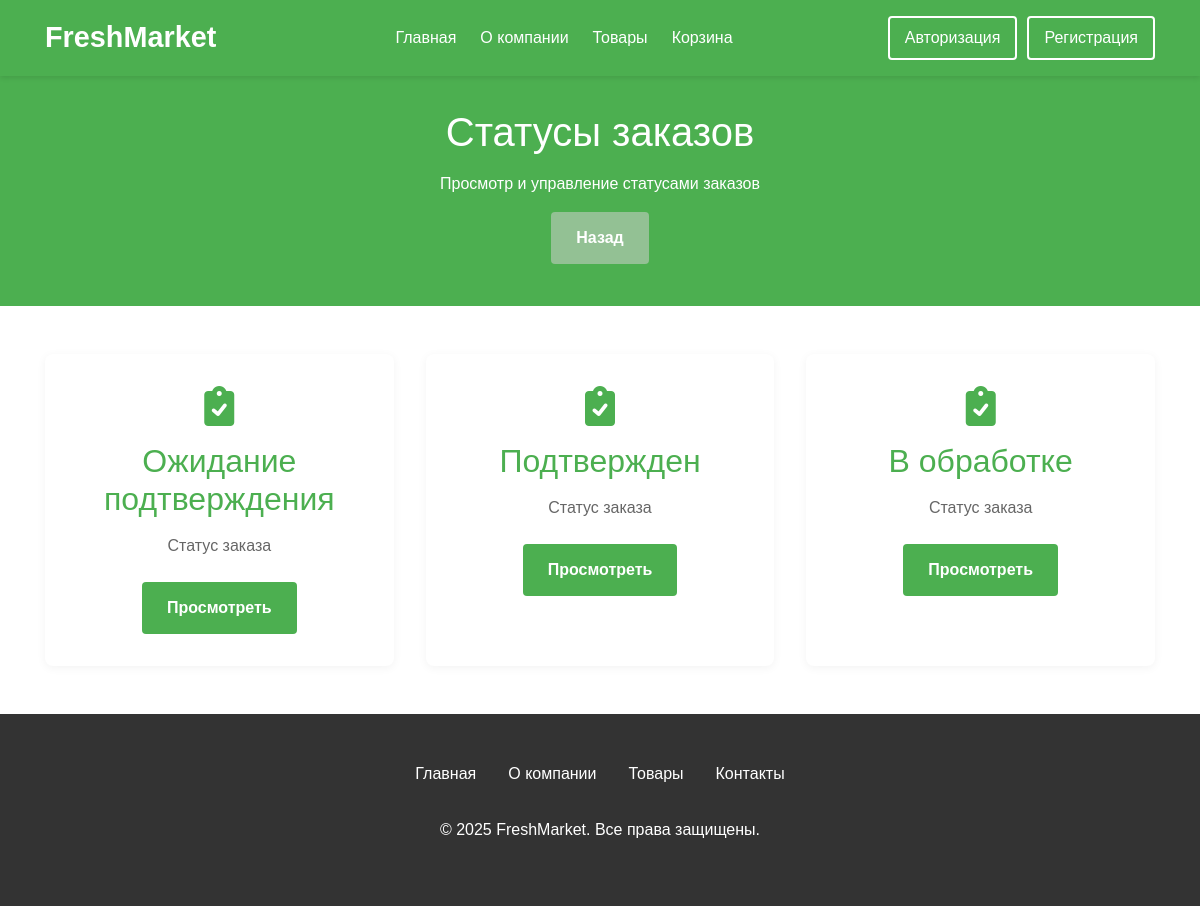
Screenshot of /admin-panel/status with the database file from the repository.
### products/models.py (models this page shows, shortened)
class Status(models.Model):
    name = models.CharField(max_length=50, unique=True, verbose_name="Название статуса")
    def get_absolute_url(self):
        return reverse('status_detail', kwargs={"pk": self.pk})
    class Meta:
        verbose_name = "Статус"
        verbose_name_plural = "Статусы"

### products/views.py (the view)
# urls.py: path('admin-panel/status', views.StatusListView.as_view(), name="status_list"),
class StatusListView(ListView):
    model = models.Status
    template_name = 'products/admin/status/list.html'
    context_object_name = 'statuses'

### products/templates/products/admin/status/list.html (shortened to what this page needs)
{% extends 'products/base.html' %}
{% load static %}
{% block content %}
<section class="page-header">
    <div class="container">
        <h1>Статусы заказов</h1>
        <p>Просмотр и управление статусами заказов</p>
    </div>
    <a href="{% url 'admin_panel' %}" class="btn back-btn">Назад</a>
</section>
<div class="container">
    <div class="dashboard">
        {% for status in statuses %}
        <div class="dashboard-card">
            <i class="fas fa-clipboard-check"></i>
            <h2 class="hidden-text">{{ status.name }}</h2>
            <p>Статус заказа</p>
            <a href="{{ status.get_absolute_url }}" class="btn">Просмотреть</a>
        </div>
        {% empty %}
        <p>Статусы заказов отсутствуют.</p>
        {% endfor %}
    </div>
</div>
{% endblock content%}

### products/static/products/css/base.css (style rules this page uses)
* { margin: 0; padding: 0; box-sizing: border-box; font-family: 'Arial', sans-serif; }
body { background-color: #f9f9f9; color: #333; display: flex; flex-direction: column; min-height: 100vh; }
.hidden-text { display: -webkit-box; -webkit-line-clamp: 2; -webkit-box-orient: vertical; overflow: hidden; text-overflow: ellipsis; }

### products/static/products/css/header.css (style rules this page uses)
.container { width: 90%; max-width: 1200px; margin: 0 auto; }

### products/templates/products/admin/status/list.html (style rules this page uses)
.page-header { background-color: #4CAF50; color: white; padding: 2rem 0; text-align: center; margin-bottom: 3rem; }
.page-header h1 { font-size: 2.5rem; margin-bottom: 1rem; }
.dashboard { display: grid; grid-template-columns: repeat(auto-fill, minmax(300px, 1fr)); gap: 2rem; margin-bottom: 3rem; }
.dashboard-card { background-color: white; border-radius: 8px; box-shadow: 0 2px 10px rgba(0,0,0,0.05); padding: 2rem; text-align: center; transition: transform 0.3s ease; }
.dashboard-card i { font-size: 2.5rem; color: #4CAF50; margin-bottom: 1rem; }
.dashboard-card h2 { margin-bottom: 1rem; color: #4CAF50; }
.dashboard-card p { color: #666; margin-bottom: 1.5rem; }
.btn { display: inline-block; background-color: #4CAF50; color: white; padding: 0.8rem 1.5rem; border-radius: 4px; text-decoration: none; font-weight: bold; transition: all 0.3s ease; }
.back-btn { background-color: #93c194; display: block; width: fit-content; margin: 10px auto; }

### rows the page displays
Status: name "Ожидание подтверждения"
Status: name "Подтвержден"
Status: name "В обработке"
